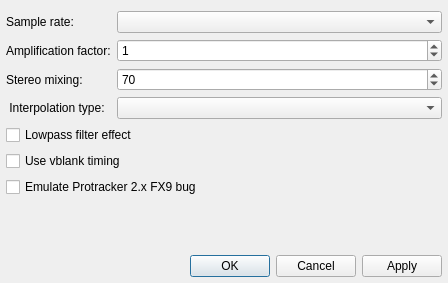
<?xml version="1.0" encoding="UTF-8"?>
<ui version="4.0">
 <class>SettingsDialog</class>
 <widget class="QDialog" name="SettingsDialog">
  <property name="geometry">
   <rect>
    <x>0</x>
    <y>0</y>
    <width>448</width>
    <height>283</height>
   </rect>
  </property>
  <property name="windowTitle">
   <string>XMP Plugin Settings</string>
  </property>
  <layout class="QVBoxLayout" name="verticalLayout">
   <property name="leftMargin">
    <number>6</number>
   </property>
   <property name="rightMargin">
    <number>6</number>
   </property>
   <property name="bottomMargin">
    <number>6</number>
   </property>
   <item>
    <layout class="QFormLayout" name="formLayout">
     <property name="fieldGrowthPolicy">
      <enum>QFormLayout::AllNonFixedFieldsGrow</enum>
     </property>
     <item row="1" column="0">
      <widget class="QLabel" name="label">
       <property name="text">
        <string>Amplification factor:</string>
       </property>
      </widget>
     </item>
     <item row="1" column="1">
      <widget class="QSpinBox" name="ampFactorSpinBox">
       <property name="maximum">
        <number>3</number>
       </property>
       <property name="value">
        <number>1</number>
       </property>
      </widget>
     </item>
     <item row="2" column="0">
      <widget class="QLabel" name="label_2">
       <property name="text">
        <string>Stereo mixing:</string>
       </property>
      </widget>
     </item>
     <item row="2" column="1">
      <widget class="QSpinBox" name="stereoMixingSpinBox">
       <property name="maximum">
        <number>100</number>
       </property>
       <property name="value">
        <number>70</number>
       </property>
      </widget>
     </item>
     <item row="3" column="0">
      <widget class="QLabel" name="label_3">
       <property name="text">
        <string> Interpolation type:</string>
       </property>
      </widget>
     </item>
     <item row="3" column="1">
      <widget class="QComboBox" name="intTypeComboBox"/>
     </item>
     <item row="4" column="0" colspan="2">
      <widget class="QCheckBox" name="lowPassCheckBox">
       <property name="text">
        <string>Lowpass filter effect</string>
       </property>
      </widget>
     </item>
     <item row="5" column="0" colspan="2">
      <widget class="QCheckBox" name="vblankCheckBox">
       <property name="text">
        <string>Use vblank timing</string>
       </property>
      </widget>
     </item>
     <item row="6" column="0" colspan="2">
      <widget class="QCheckBox" name="fx9BugCheckBox">
       <property name="text">
        <string>Emulate Protracker 2.x FX9 bug</string>
       </property>
      </widget>
     </item>
     <item row="0" column="0">
      <widget class="QLabel" name="label_4">
       <property name="text">
        <string>Sample rate:</string>
       </property>
      </widget>
     </item>
     <item row="0" column="1">
      <widget class="QComboBox" name="srateComboBox"/>
     </item>
    </layout>
   </item>
   <item>
    <widget class="QDialogButtonBox" name="buttonBox">
     <property name="sizePolicy">
      <sizepolicy hsizetype="Expanding" vsizetype="Fixed">
       <horstretch>0</horstretch>
       <verstretch>0</verstretch>
      </sizepolicy>
     </property>
     <property name="standardButtons">
      <set>QDialogButtonBox::Apply|QDialogButtonBox::Cancel|QDialogButtonBox::Ok</set>
     </property>
    </widget>
   </item>
  </layout>
 </widget>
 <resources/>
 <connections>
  <connection>
   <sender>buttonBox</sender>
   <signal>rejected()</signal>
   <receiver>SettingsDialog</receiver>
   <slot>reject()</slot>
   <hints>
    <hint type="sourcelabel">
     <x>294</x>
     <y>362</y>
    </hint>
    <hint type="destinationlabel">
     <x>170</x>
     <y>371</y>
    </hint>
   </hints>
  </connection>
 </connections>
</ui>
